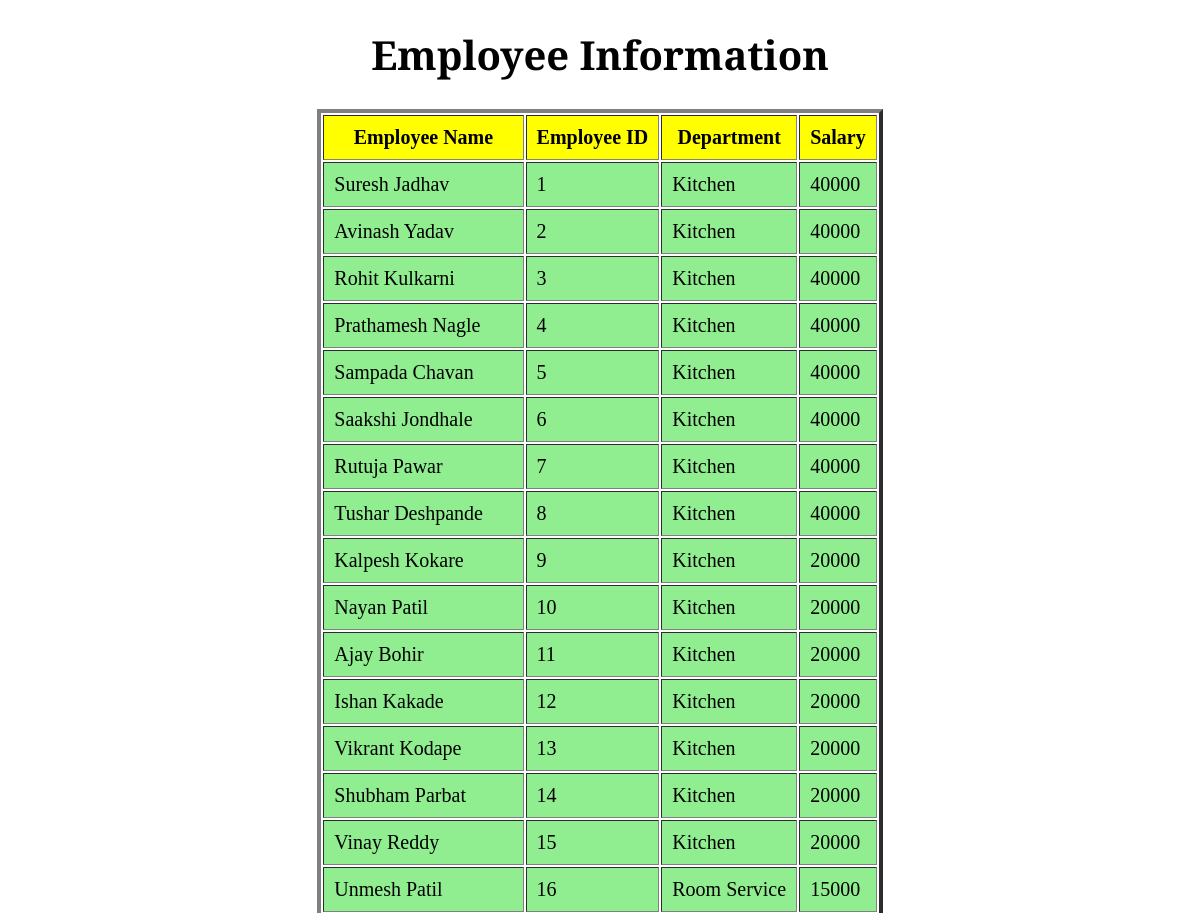
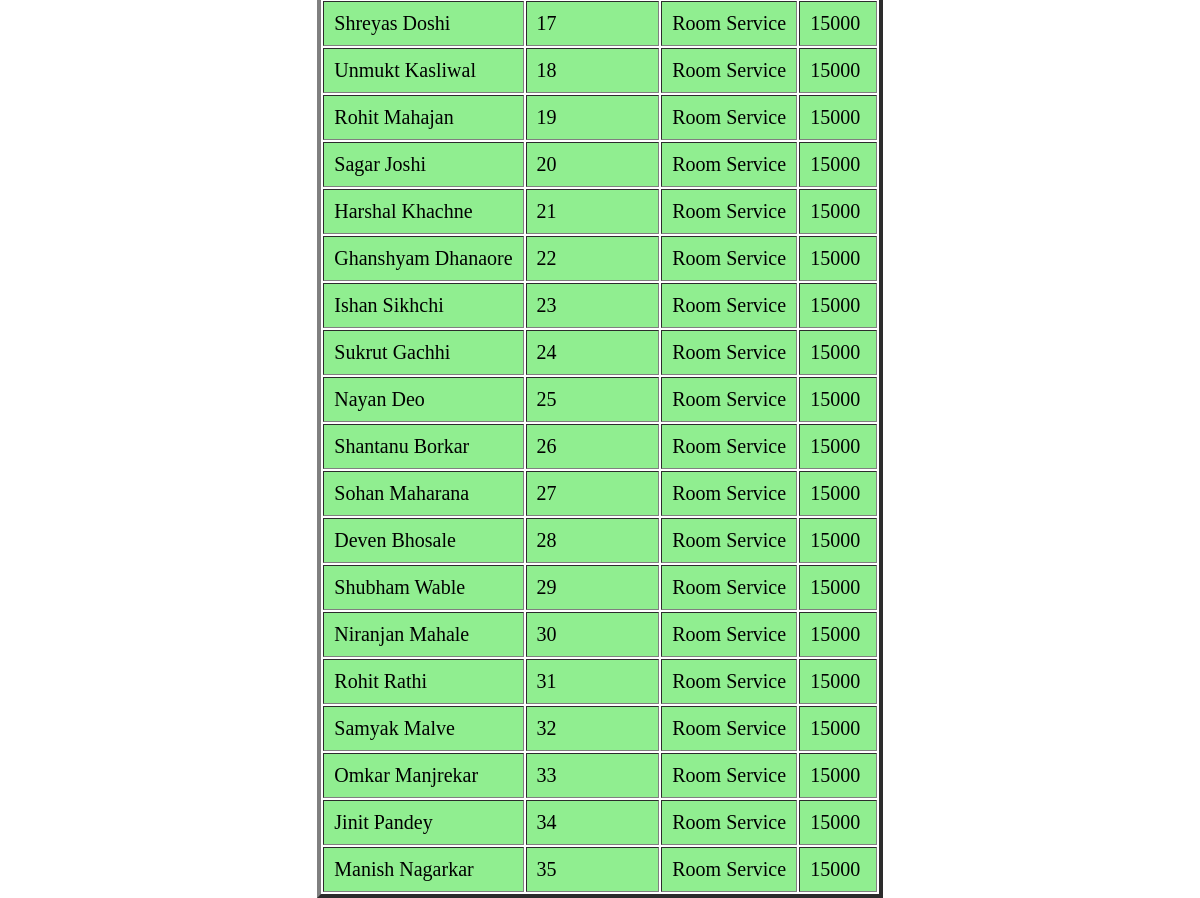
The page /login/employees.php on the database its author committed (2 pictures, top to bottom).
### tables this page shows
CREATE TABLE IF NOT EXISTS `employee` (
    `E_name` VARCHAR(30),
    `E_id` INT AUTO_INCREMENT,
    `E_phone` NUMERIC(10),
    `E_dept` VARCHAR(20),
    `E_salary` INT,
    PRIMARY KEY(`E_id`) 
);

### login/employees.php (the view, shortened to what this page needs)
<?php
	include("dbconn.php");
?>
<!doctype html>
<html>
<head>
	<link rel="stylesheet" href="../style.css">
</head>
<body>
<?php
	$sql = "select E_name,E_id,E_dept,E_salary from employee;";
	$result = mysqli_query($conn, $sql) or die("Bad Query: $sql");
	echo"<h1 text align = 'center'>Employee Information</h1>";
	echo"<table align = 'center' cellpadding = 10px border='4'>";
	echo"<tr bgcolor = 'yellow'><th>Employee Name</th><th>Employee ID</th><th>Department</th><th>Salary</th></tr>\n";
	while ($row = mysqli_fetch_assoc($result)) {
		echo"<tr bgcolor = 'lightgreen'><td>{$row['E_name']}</td><td>{$row['E_id']}</td><td>{$row['E_dept']}</td><td>{$row['E_salary']}</td></tr>\n";
	}
	echo"</table>";
?>
</body>
</html>

### style.css (style rules this page uses)
body { margin: 0; }

### login/employees.php (style rules this page uses)
body { font-size: 20px; }
h1 { font-family: 'Cinzel',serif; }

### rows shown on the page
employee: E_name "Suresh Jadhav", E_id "1", E_dept "Kitchen", E_salary "40000"
employee: E_name "Avinash Yadav", E_id "2", E_dept "Kitchen", E_salary "40000"
employee: E_name "Rohit Kulkarni", E_id "3", E_dept "Kitchen", E_salary "40000"
employee: E_name "Prathamesh Nagle", E_id "4", E_dept "Kitchen", E_salary "40000"
employee: E_name "Sampada Chavan", E_id "5", E_dept "Kitchen", E_salary "40000"
employee: E_name "Saakshi Jondhale", E_id "6", E_dept "Kitchen", E_salary "40000"
employee: E_name "Rutuja Pawar", E_id "7", E_dept "Kitchen", E_salary "40000"
employee: E_name "Tushar Deshpande", E_id "8", E_dept "Kitchen", E_salary "40000"
employee: E_name "Kalpesh Kokare", E_id "9", E_dept "Kitchen", E_salary "20000"
employee: E_name "Nayan Patil", E_id "10", E_dept "Kitchen", E_salary "20000"
employee: E_name "Ajay Bohir", E_id "11", E_dept "Kitchen", E_salary "20000"
employee: E_name "Ishan Kakade", E_id "12", E_dept "Kitchen", E_salary "20000"
employee: E_name "Vikrant Kodape", E_id "13", E_dept "Kitchen", E_salary "20000"
employee: E_name "Shubham Parbat", E_id "14", E_dept "Kitchen", E_salary "20000"
employee: E_name "Vinay Reddy", E_id "15", E_dept "Kitchen", E_salary "20000"
employee: E_name "Unmesh Patil", E_id "16", E_dept "Room Service", E_salary "15000"
employee: E_name "Shreyas Doshi", E_id "17", E_dept "Room Service", E_salary "15000"
employee: E_name "Unmukt Kasliwal", E_id "18", E_dept "Room Service", E_salary "15000"
employee: E_name "Rohit Mahajan", E_id "19", E_dept "Room Service", E_salary "15000"
employee: E_name "Sagar Joshi", E_id "20", E_dept "Room Service", E_salary "15000"
employee: E_name "Harshal Khachne", E_id "21", E_dept "Room Service", E_salary "15000"
employee: E_name "Ghanshyam Dhanaore", E_id "22", E_dept "Room Service", E_salary "15000"
employee: E_name "Ishan Sikhchi", E_id "23", E_dept "Room Service", E_salary "15000"
employee: E_name "Sukrut Gachhi", E_id "24", E_dept "Room Service", E_salary "15000"
employee: E_name "Nayan Deo", E_id "25", E_dept "Room Service", E_salary "15000"
employee: E_name "Shantanu Borkar", E_id "26", E_dept "Room Service", E_salary "15000"
employee: E_name "Sohan Maharana", E_id "27", E_dept "Room Service", E_salary "15000"
employee: E_name "Deven Bhosale", E_id "28", E_dept "Room Service", E_salary "15000"
employee: E_name "Shubham Wable", E_id "29", E_dept "Room Service", E_salary "15000"
employee: E_name "Niranjan Mahale", E_id "30", E_dept "Room Service", E_salary "15000"
employee: E_name "Rohit Rathi", E_id "31", E_dept "Room Service", E_salary "15000"
employee: E_name "Samyak Malve", E_id "32", E_dept "Room Service", E_salary "15000"
employee: E_name "Omkar Manjrekar", E_id "33", E_dept "Room Service", E_salary "15000"
employee: E_name "Jinit Pandey", E_id "34", E_dept "Room Service", E_salary "15000"
employee: E_name "Manish Nagarkar", E_id "35", E_dept "Room Service", E_salary "15000"
